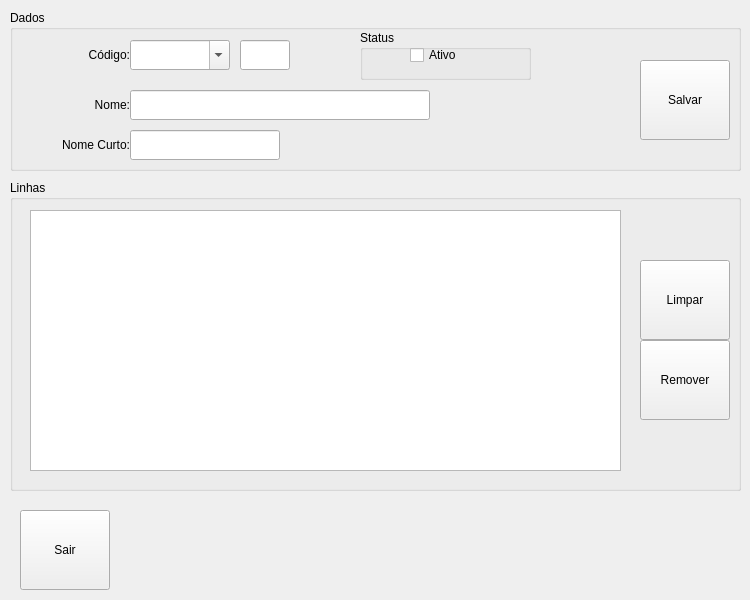
<?xml version="1.0" encoding="UTF-8"?>
<ui version="4.0">
 <class>MngFormProdLines</class>
 <widget class="QDialog" name="MngFormProdLines">
  <property name="geometry">
   <rect>
    <x>0</x>
    <y>0</y>
    <width>750</width>
    <height>600</height>
   </rect>
  </property>
  <property name="windowTitle">
   <string>Manutenção de Linha de Produtos</string>
  </property>
  <property name="windowIcon">
   <iconset resource="../images.qrc">
    <normaloff>:/images/PNG/128x128/gnome-system-config-128x128.png</normaloff>:/images/PNG/128x128/gnome-system-config-128x128.png</iconset>
  </property>
  <widget class="QGroupBox" name="GBoxViewProdLines">
   <property name="geometry">
    <rect>
     <x>10</x>
     <y>180</y>
     <width>731</width>
     <height>311</height>
    </rect>
   </property>
   <property name="title">
    <string>Linhas</string>
   </property>
   <widget class="QTableView" name="TableViewProdLines">
    <property name="geometry">
     <rect>
      <x>20</x>
      <y>30</y>
      <width>591</width>
      <height>261</height>
     </rect>
    </property>
    <property name="toolTip">
     <string>Linha de Produtos Disponíveis...</string>
    </property>
   </widget>
   <widget class="QToolButton" name="TButtonRemoveProdLines">
    <property name="geometry">
     <rect>
      <x>630</x>
      <y>160</y>
      <width>90</width>
      <height>80</height>
     </rect>
    </property>
    <property name="toolTip">
     <string>Fazer a Remoção do Item Selecionado da Tabela...</string>
    </property>
    <property name="text">
     <string>Remover</string>
    </property>
    <property name="icon">
     <iconset resource="../images.qrc">
      <normaloff>:/images/PNG/48x48/delete-48x48.png</normaloff>:/images/PNG/48x48/delete-48x48.png</iconset>
    </property>
    <property name="iconSize">
     <size>
      <width>48</width>
      <height>48</height>
     </size>
    </property>
    <property name="toolButtonStyle">
     <enum>Qt::ToolButtonTextUnderIcon</enum>
    </property>
   </widget>
   <widget class="QToolButton" name="TButtonCleanProdLines">
    <property name="geometry">
     <rect>
      <x>630</x>
      <y>80</y>
      <width>90</width>
      <height>80</height>
     </rect>
    </property>
    <property name="toolTip">
     <string>Limpar os Campos de Cadastro e Atualizar a Janela de Manutenção...</string>
    </property>
    <property name="text">
     <string>Limpar</string>
    </property>
    <property name="icon">
     <iconset resource="../images.qrc">
      <normaloff>:/images/PNG/48x48/Rebuild-48x48.png</normaloff>:/images/PNG/48x48/Rebuild-48x48.png</iconset>
    </property>
    <property name="iconSize">
     <size>
      <width>48</width>
      <height>48</height>
     </size>
    </property>
    <property name="toolButtonStyle">
     <enum>Qt::ToolButtonTextUnderIcon</enum>
    </property>
   </widget>
  </widget>
  <widget class="QGroupBox" name="GBoxDataProdLines">
   <property name="geometry">
    <rect>
     <x>10</x>
     <y>10</y>
     <width>731</width>
     <height>161</height>
    </rect>
   </property>
   <property name="acceptDrops">
    <bool>true</bool>
   </property>
   <property name="toolTip">
    <string/>
   </property>
   <property name="title">
    <string>Dados</string>
   </property>
   <widget class="QLabel" name="LabelCodeProdLines">
    <property name="geometry">
     <rect>
      <x>0</x>
      <y>30</y>
      <width>120</width>
      <height>30</height>
     </rect>
    </property>
    <property name="text">
     <string>Código:</string>
    </property>
    <property name="alignment">
     <set>Qt::AlignRight|Qt::AlignTrailing|Qt::AlignVCenter</set>
    </property>
   </widget>
   <widget class="QLabel" name="LabelNameProdLines">
    <property name="geometry">
     <rect>
      <x>0</x>
      <y>80</y>
      <width>120</width>
      <height>30</height>
     </rect>
    </property>
    <property name="text">
     <string>Nome:</string>
    </property>
    <property name="alignment">
     <set>Qt::AlignRight|Qt::AlignTrailing|Qt::AlignVCenter</set>
    </property>
   </widget>
   <widget class="QLabel" name="LabelShortNameProdLines">
    <property name="geometry">
     <rect>
      <x>0</x>
      <y>120</y>
      <width>120</width>
      <height>30</height>
     </rect>
    </property>
    <property name="text">
     <string>Nome Curto:</string>
    </property>
    <property name="alignment">
     <set>Qt::AlignRight|Qt::AlignTrailing|Qt::AlignVCenter</set>
    </property>
   </widget>
   <widget class="QToolButton" name="TButtonSaveProdLines">
    <property name="geometry">
     <rect>
      <x>630</x>
      <y>50</y>
      <width>90</width>
      <height>80</height>
     </rect>
    </property>
    <property name="toolTip">
     <string>Salvar os dados para a Linha de Produtos...</string>
    </property>
    <property name="text">
     <string>Salvar</string>
    </property>
    <property name="icon">
     <iconset resource="../images.qrc">
      <normaloff>:/images/PNG/48x48/Filesave-48x48.png</normaloff>:/images/PNG/48x48/Filesave-48x48.png</iconset>
    </property>
    <property name="iconSize">
     <size>
      <width>48</width>
      <height>48</height>
     </size>
    </property>
    <property name="toolButtonStyle">
     <enum>Qt::ToolButtonTextUnderIcon</enum>
    </property>
   </widget>
   <widget class="QComboBox" name="CBoxCodeProdLines">
    <property name="geometry">
     <rect>
      <x>120</x>
      <y>30</y>
      <width>100</width>
      <height>30</height>
     </rect>
    </property>
    <property name="toolTip">
     <string>Informar um Código para a Linha de Produtos...</string>
    </property>
    <property name="editable">
     <bool>true</bool>
    </property>
   </widget>
   <widget class="QLineEdit" name="LEditIDProdLines">
    <property name="geometry">
     <rect>
      <x>230</x>
      <y>30</y>
      <width>50</width>
      <height>30</height>
     </rect>
    </property>
   </widget>
   <widget class="QLineEdit" name="LEditNameProdLines">
    <property name="geometry">
     <rect>
      <x>120</x>
      <y>80</y>
      <width>300</width>
      <height>30</height>
     </rect>
    </property>
    <property name="toolTip">
     <string>Informar uma  Descrição/Nome para a Linha de Produtos...</string>
    </property>
   </widget>
   <widget class="QLineEdit" name="LEditShortNameProdLines">
    <property name="geometry">
     <rect>
      <x>120</x>
      <y>120</y>
      <width>150</width>
      <height>30</height>
     </rect>
    </property>
    <property name="toolTip">
     <string>Informar um Nome Curto/Sigla/Apelido para a Linha de Produtos...</string>
    </property>
   </widget>
   <widget class="QGroupBox" name="GBoxProdLinesStatusActive">
    <property name="geometry">
     <rect>
      <x>350</x>
      <y>20</y>
      <width>171</width>
      <height>50</height>
     </rect>
    </property>
    <property name="title">
     <string>Status</string>
    </property>
    <widget class="QCheckBox" name="CheckBoxProdLinesStatusActive">
     <property name="geometry">
      <rect>
       <x>50</x>
       <y>10</y>
       <width>100</width>
       <height>30</height>
      </rect>
     </property>
     <property name="toolTip">
      <string>Ativar/Desativar a Linha de Produtos para ser ou não Usada...</string>
     </property>
     <property name="text">
      <string>Ativo</string>
     </property>
    </widget>
   </widget>
  </widget>
  <widget class="QToolButton" name="TButtonExitProdLines">
   <property name="geometry">
    <rect>
     <x>20</x>
     <y>510</y>
     <width>90</width>
     <height>80</height>
    </rect>
   </property>
   <property name="toolTip">
    <string>Sair da Janela de Manutenção...</string>
   </property>
   <property name="text">
    <string>Sair</string>
   </property>
   <property name="icon">
    <iconset resource="../images.qrc">
     <normaloff>:/images/PNG/48x48/Exithome-48x48.png</normaloff>:/images/PNG/48x48/Exithome-48x48.png</iconset>
   </property>
   <property name="iconSize">
    <size>
     <width>48</width>
     <height>48</height>
    </size>
   </property>
   <property name="toolButtonStyle">
    <enum>Qt::ToolButtonTextUnderIcon</enum>
   </property>
  </widget>
 </widget>
 <resources>
  <include location="../images.qrc"/>
 </resources>
 <connections/>
</ui>
